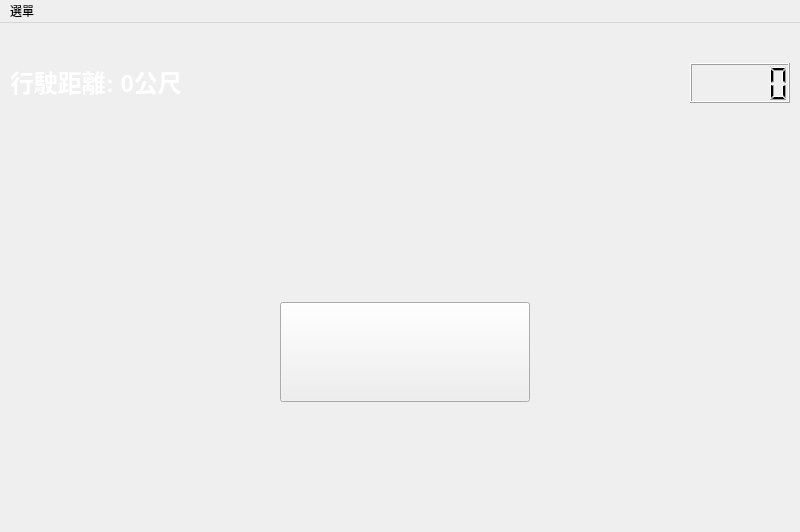
<?xml version="1.0" encoding="UTF-8"?>
<ui version="4.0">
 <class>MainWindow</class>
 <widget class="QMainWindow" name="MainWindow">
  <property name="geometry">
   <rect>
    <x>0</x>
    <y>0</y>
    <width>800</width>
    <height>532</height>
   </rect>
  </property>
  <property name="windowTitle">
   <string>MainWindow</string>
  </property>
  <property name="windowIcon">
   <iconset resource="images.qrc">
    <normaloff>:/ncyu_study_racing_car_src/src/icon.ico</normaloff>:/ncyu_study_racing_car_src/src/icon.ico</iconset>
  </property>
  <widget class="QWidget" name="centralwidget">
   <widget class="QLabel" name="background">
    <property name="geometry">
     <rect>
      <x>20</x>
      <y>-10</y>
      <width>4800</width>
      <height>512</height>
     </rect>
    </property>
    <property name="text">
     <string/>
    </property>
    <property name="pixmap">
     <pixmap resource="images.qrc">:/ncyu_study_racing_car_src/src/map.png</pixmap>
    </property>
   </widget>
   <widget class="QLabel" name="label_title">
    <property name="geometry">
     <rect>
      <x>210</x>
      <y>70</y>
      <width>384</width>
      <height>150</height>
     </rect>
    </property>
    <property name="text">
     <string/>
    </property>
    <property name="pixmap">
     <pixmap resource="images.qrc">:/ncyu_study_racing_car_src/src/game_name.png</pixmap>
    </property>
   </widget>
   <widget class="QLabel" name="car">
    <property name="geometry">
     <rect>
      <x>10</x>
      <y>220</y>
      <width>237</width>
      <height>71</height>
     </rect>
    </property>
    <property name="text">
     <string/>
    </property>
    <property name="pixmap">
     <pixmap resource="images.qrc">:/ncyu_study_racing_car_src/src/car.png</pixmap>
    </property>
    <property name="scaledContents">
     <bool>true</bool>
    </property>
   </widget>
   <widget class="QPushButton" name="button_start_game">
    <property name="geometry">
     <rect>
      <x>280</x>
      <y>279</y>
      <width>250</width>
      <height>100</height>
     </rect>
    </property>
    <property name="font">
     <font>
      <pointsize>48</pointsize>
     </font>
    </property>
    <property name="focusPolicy">
     <enum>Qt::FocusPolicy::NoFocus</enum>
    </property>
    <property name="text">
     <string/>
    </property>
    <property name="icon">
     <iconset resource="images.qrc">
      <normaloff>:/ncyu_study_racing_car_src/src/start_btn.png</normaloff>:/ncyu_study_racing_car_src/src/start_btn.png</iconset>
    </property>
    <property name="iconSize">
     <size>
      <width>250</width>
      <height>100</height>
     </size>
    </property>
   </widget>
   <widget class="QLabel" name="label_distance">
    <property name="geometry">
     <rect>
      <x>10</x>
      <y>40</y>
      <width>300</width>
      <height>36</height>
     </rect>
    </property>
    <property name="font">
     <font>
      <pointsize>18</pointsize>
      <bold>true</bold>
     </font>
    </property>
    <property name="styleSheet">
     <string notr="true">color: rgb(255, 255, 255);</string>
    </property>
    <property name="text">
     <string>行駛距離: 0公尺</string>
    </property>
   </widget>
   <widget class="QLCDNumber" name="lcd_clock">
    <property name="geometry">
     <rect>
      <x>690</x>
      <y>40</y>
      <width>100</width>
      <height>40</height>
     </rect>
    </property>
    <property name="font">
     <font>
      <pointsize>18</pointsize>
     </font>
    </property>
   </widget>
   <widget class="QLabel" name="block_01">
    <property name="geometry">
     <rect>
      <x>620</x>
      <y>40</y>
      <width>64</width>
      <height>64</height>
     </rect>
    </property>
    <property name="text">
     <string/>
    </property>
    <property name="pixmap">
     <pixmap resource="images.qrc">:/ncyu_study_racing_car_src/src/item1.png</pixmap>
    </property>
   </widget>
   <widget class="QLabel" name="block_02">
    <property name="geometry">
     <rect>
      <x>620</x>
      <y>110</y>
      <width>64</width>
      <height>64</height>
     </rect>
    </property>
    <property name="text">
     <string/>
    </property>
    <property name="pixmap">
     <pixmap resource="images.qrc">:/ncyu_study_racing_car_src/src/item2.png</pixmap>
    </property>
   </widget>
   <widget class="QLabel" name="block_03">
    <property name="geometry">
     <rect>
      <x>620</x>
      <y>180</y>
      <width>64</width>
      <height>64</height>
     </rect>
    </property>
    <property name="text">
     <string/>
    </property>
    <property name="pixmap">
     <pixmap resource="images.qrc">:/ncyu_study_racing_car_src/src/item3.png</pixmap>
    </property>
   </widget>
   <widget class="QLabel" name="block_04">
    <property name="geometry">
     <rect>
      <x>2800</x>
      <y>260</y>
      <width>64</width>
      <height>64</height>
     </rect>
    </property>
    <property name="text">
     <string/>
    </property>
    <property name="pixmap">
     <pixmap resource="images.qrc">:/ncyu_study_racing_car_src/src/item3.png</pixmap>
    </property>
   </widget>
   <widget class="QLabel" name="block_05">
    <property name="geometry">
     <rect>
      <x>1700</x>
      <y>310</y>
      <width>64</width>
      <height>64</height>
     </rect>
    </property>
    <property name="text">
     <string/>
    </property>
    <property name="pixmap">
     <pixmap resource="images.qrc">:/ncyu_study_racing_car_src/src/item2.png</pixmap>
    </property>
   </widget>
   <widget class="QLabel" name="block_06">
    <property name="geometry">
     <rect>
      <x>1500</x>
      <y>340</y>
      <width>64</width>
      <height>64</height>
     </rect>
    </property>
    <property name="text">
     <string/>
    </property>
    <property name="pixmap">
     <pixmap resource="images.qrc">:/ncyu_study_racing_car_src/src/item1.png</pixmap>
    </property>
   </widget>
   <widget class="QLabel" name="label_game_failed">
    <property name="geometry">
     <rect>
      <x>210</x>
      <y>70</y>
      <width>384</width>
      <height>150</height>
     </rect>
    </property>
    <property name="text">
     <string/>
    </property>
    <property name="pixmap">
     <pixmap resource="images.qrc">:/ncyu_study_racing_car_src/src/game_falied.png</pixmap>
    </property>
   </widget>
   <widget class="QLabel" name="label_game_timeout">
    <property name="geometry">
     <rect>
      <x>210</x>
      <y>70</y>
      <width>384</width>
      <height>150</height>
     </rect>
    </property>
    <property name="text">
     <string/>
    </property>
    <property name="pixmap">
     <pixmap resource="images.qrc">:/ncyu_study_racing_car_src/src/game_timeout.png</pixmap>
    </property>
   </widget>
   <zorder>background</zorder>
   <zorder>block_06</zorder>
   <zorder>block_05</zorder>
   <zorder>block_04</zorder>
   <zorder>block_03</zorder>
   <zorder>block_02</zorder>
   <zorder>block_01</zorder>
   <zorder>car</zorder>
   <zorder>button_start_game</zorder>
   <zorder>label_distance</zorder>
   <zorder>lcd_clock</zorder>
   <zorder>label_title</zorder>
   <zorder>label_game_failed</zorder>
   <zorder>label_game_timeout</zorder>
  </widget>
  <widget class="QMenuBar" name="menubar">
   <property name="geometry">
    <rect>
     <x>0</x>
     <y>0</y>
     <width>800</width>
     <height>20</height>
    </rect>
   </property>
   <widget class="QMenu" name="menu">
    <property name="title">
     <string>選單</string>
    </property>
    <addaction name="separator"/>
    <addaction name="separator"/>
    <addaction name="action_start_game"/>
    <addaction name="action_close_game"/>
   </widget>
   <addaction name="menu"/>
  </widget>
  <action name="action_start_game">
   <property name="text">
    <string>開始遊戲</string>
   </property>
  </action>
  <action name="action_close_game">
   <property name="text">
    <string>關閉遊戲</string>
   </property>
   <property name="toolTip">
    <string>關閉遊戲</string>
   </property>
  </action>
 </widget>
 <resources>
  <include location="images.qrc"/>
 </resources>
 <connections/>
</ui>
